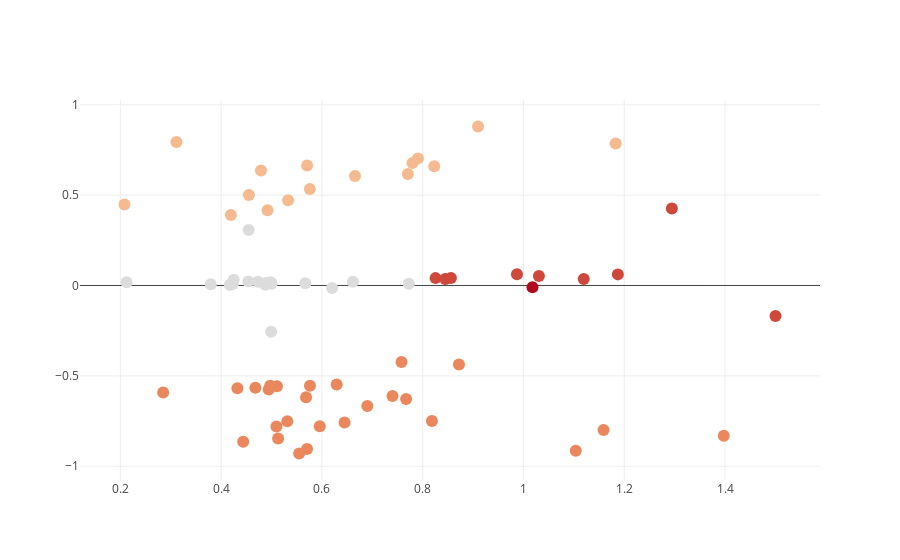

Notebook code cell kept with this figure:
### Markdown cell above
What is interesting to note about the clustering without Personality Insights enrichment is that it appears to have a very clear stratification from -1 to 1.  These clusters appear to be somewhat intuitively grouped together.  What about when we run the same algorithm on the PI-enriched data?

### Code cell
## For Enriched Features
data = [go.Scatter(x = pcaDF.PC2_ENRICHED, 
                   y = pcaDF.PC1_ENRICHED, 
                   mode = 'markers',
                   name = 'Clusters with PI',
                   marker = dict(color = pcaDF.PI_PREDICTIONS, size = '12'),
                   text = pcaDF.PI_PREDICTIONS
                                 )
       ]

plotly.offline.iplot(data)

### Figure 1 — Plotly figure (JSON) as saved in the notebook; plotly's stock layout.template omitted (floating-point values rounded to 4 significant figures)
{"data": [{"marker": {"color": [1, 1, 1, 1, 1, 1, 1, 1, 1, 1, 1, 1, 1, 1, 1, 1, 3, 0, 0, 3, 0, 3, 0, 0, 0, 0, 3, 3, 4, 0, 0, 3, 0, 0, 3, 0, 0, 3, 0, 0, 0, 3, 0, 2, 2, 2, 2, 2, 2, 2, 2, 2, 2, 2, 2, 2, 2, 2, 2, 2, 2, 2, 2, 2, 2, 2, 2, 2, 2], "size": "12"}, "mode": "markers", "name": "Clusters with PI", "text": [1, 1, 1, 1, 1, 1, 1, 1, 1, 1, 1, 1, 1, 1, 1, 1, 3, 0, 0, 3, 0, 3, 0, 0, 0, 0, 3, 3, 4, 0, 0, 3, 0, 0, 3, 0, 0, 3, 0, 0, 0, 3, 0, 2, 2, 2, 2, 2, 2, 2, 2, 2, 2, 2, 2, 2, 2, 2, 2, 2, 2, 2, 2, 2, 2, 2, 2, 2, 2], "type": "scatter", "x": [0.9099, 0.3113, 1.183, 0.5706, 0.7906, 0.8229, 0.7798, 0.4791, 0.7706, 0.6657, 0.5761, 0.4552, 0.5329, 0.2082, 0.4921, 0.4193, 1.295, 0.4546, 0.5, 0.9871, 0.4877, 0.8256, 0.454, 0.2124, 0.567, 0.4729, 0.8448, 1.12, 1.018, 0.3795, 0.4982, 1.031, 0.4171, 0.425, 1.187, 0.7724, 0.6201, 0.856, 0.6614, 0.4885, 0.4232, 1.5, 0.4991, 0.7579, 0.872, 0.5763, 0.5108, 0.4973, 0.4944, 0.6292, 0.4322, 0.468, 0.74, 0.2849, 0.5685, 0.7671, 0.6901, 0.5313, 0.8184, 1.398, 0.645, 0.5957, 0.5097, 0.513, 1.159, 0.4437, 0.5705, 0.5548, 1.104], "y": [0.8796, 0.7944, 0.7855, 0.6635, 0.7033, 0.6599, 0.6781, 0.6361, 0.6173, 0.6056, 0.5336, 0.5012, 0.471, 0.4476, 0.4164, 0.3904, 0.4258, 0.3073, 0.009104, 0.06201, 0.003832, 0.04075, 0.02151, 0.01741, 0.01262, 0.02106, 0.03571, 0.03604, -0.009615, 0.007383, 0.01733, 0.05242, 0.004219, 0.03191, 0.06146, 0.009129, -0.01451, 0.04122, 0.02009, 0.01402, 0.008517, -0.1692, -0.2565, -0.4238, -0.4377, -0.5551, -0.557, -0.555, -0.5752, -0.5484, -0.5685, -0.5662, -0.6117, -0.5919, -0.6178, -0.6285, -0.6665, -0.7512, -0.7495, -0.8319, -0.7586, -0.779, -0.7796, -0.8472, -0.7991, -0.8639, -0.9047, -0.9296, -0.9147]}], "layout": {}}
